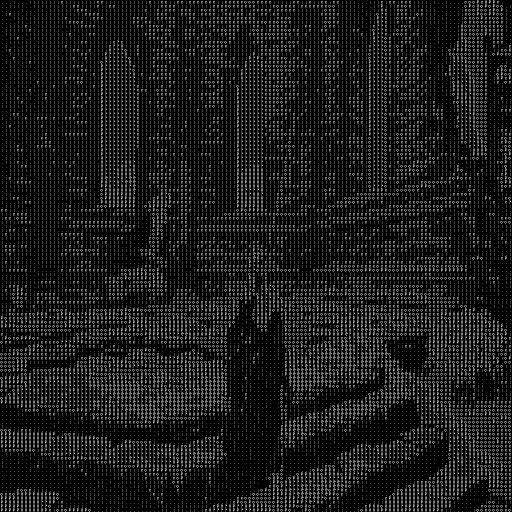
#> input picture result/ascii8.jpg, 1024 x 1024 px (shown at 1/2 size)
$ python overlap.py   (older library calls are emulated)
#> lines starting #> are read from the running program, lines starting #| are printed output that depends on the picture
### iofile.py
import cv2
import numpy as np
import math
from collections import defaultdict


def display(img):
    cv2.imshow('image',img)
    cv2.waitKey(0)
    cv2.destroyAllWindows()


def desat_graysc(img,cond):

    if cond==0:
        grayscale_image = cv2.cvtColor(img, cv2.COLOR_BGR2GRAY)
        #display(grayscale_image)
        return grayscale_image

    elif cond ==1:
        b = img[:,:,0].astype(np.float32)
        g = img[:,:,1].astype(np.float32)
        r = img[:,:,2].astype(np.float32)

        desat = (0.299 * r + 0.587 * g + 0.114 * b).astype(np.uint8)

        #display(desat)
        return desat

    elif cond==2:
        b = img[:,:,0].astype(np.float32)
        g = img[:,:,1].astype(np.float32)
        r = img[:,:,2].astype(np.float32)
        desat = (0.299 * r + 0.587 * g + 0.114 * b).astype(np.uint8)
        grayscale_image = cv2.equalizeHist(desat)

        #display(grayscale_image)
        return grayscale_image

    elif cond==3:
        b = img[:,:,0].astype(np.float32)
        g = img[:,:,1].astype(np.float32)
        r = img[:,:,2].astype(np.float32)

        desat = (0.2126 * r + 0.7152 *g + 0.0722 *b).astype(np.uint8)
        return desat

    elif cond == 4:
        b = img[:,:,0].astype(np.float32)
        g = img[:,:,1].astype(np.float32)
        r = img[:,:,2].astype(np.float32)

        desat = np.sqrt( 0.299*r **2 + 0.587*g**2 + 0.114*b**2 ).astype(np.uint8)
        return desat

# [260 lines left out: functions up_down_scaling, image_dimension, hsv_val, threshold_saturation, satval_gradient, enhance_edges and 13 more, not called in this run]

com_count = 0

# [16 lines left out: function overlay_images, not called in this run]


red_count = 0

# [24 lines left out: function mix_color_shader, not called in this run]

### overlap.py
import cv2
import numpy as np
from iofile import *

# Load the two images
img1 = cv2.imread('result/ascii8.jpg')
#> img1 is the input picture: shape (1024, 1024, 3); min 0, max 255, mean 25.4
img2 = cv2.imread('result/saturation_edge_ascii_8.jpg')
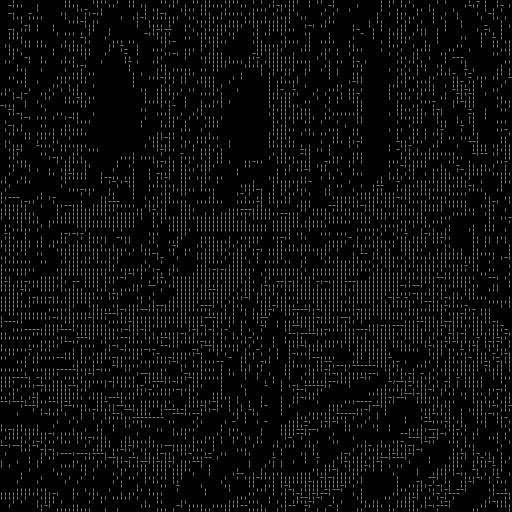
#> input picture result/saturation_edge_ascii_8.jpg, 1024 x 1024 px (shown at 1/2 size)
#> img2 is the input picture: shape (1024, 1024, 3); min 0, max 255, mean 11.2


gray1 = desat_graysc(img1,True)
gray2 = desat_graysc(img2,True)

# Thresholding edge_image to create a mask of edges
_, mask = cv2.threshold(gray2, 50, 255, cv2.THRESH_BINARY)
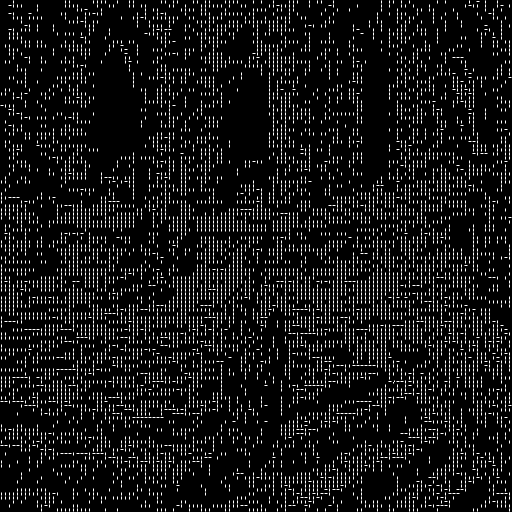
#> mask: shape (1024, 1024) (shown at 1/2 size); 4.3% white in thin lines or dots

# Invert the mask to get the non-edge areas
mask_inv = cv2.bitwise_not(mask)
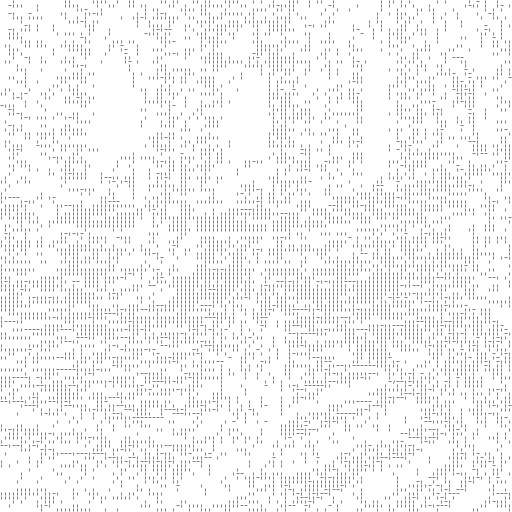
#> mask_inv: shape (1024, 1024) (shown at 1/2 size); 95.7% white; black in thin lines or dots

# Use mask to keep edges from Image 2
edges_from_img2 = cv2.bitwise_and(gray2, gray2, mask=mask)

# Use inverted mask to keep  non-edge parts from Image 1
filled_from_img1 = cv2.bitwise_and(gray1, gray1, mask=mask_inv)
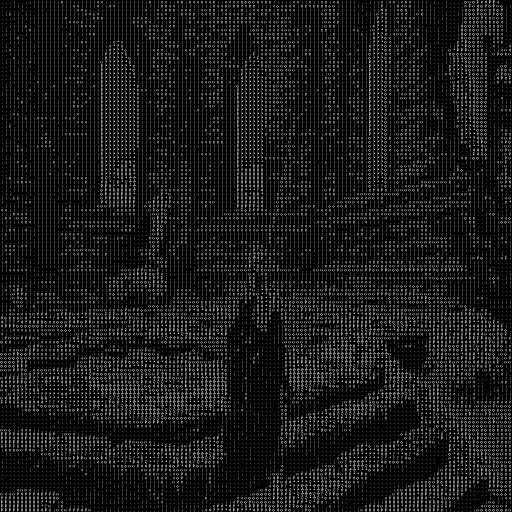
#> filled_from_img1: shape (1024, 1024) (shown at 1/2 size); min 0, max 255, mean 22.7

# Combine the edges and filled areas
combined_image = cv2.add(edges_from_img2, filled_from_img1)
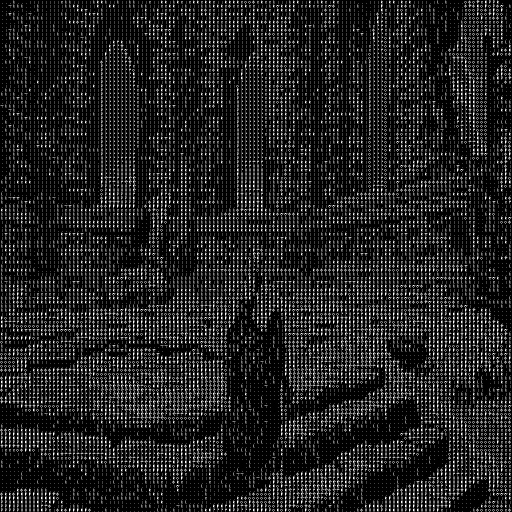
#> combined_image: shape (1024, 1024) (shown at 1/2 size); min 0, max 255, mean 33.6

display(combined_image)
cv2.imwrite('result/combined_ascii8.jpg', combined_image)
